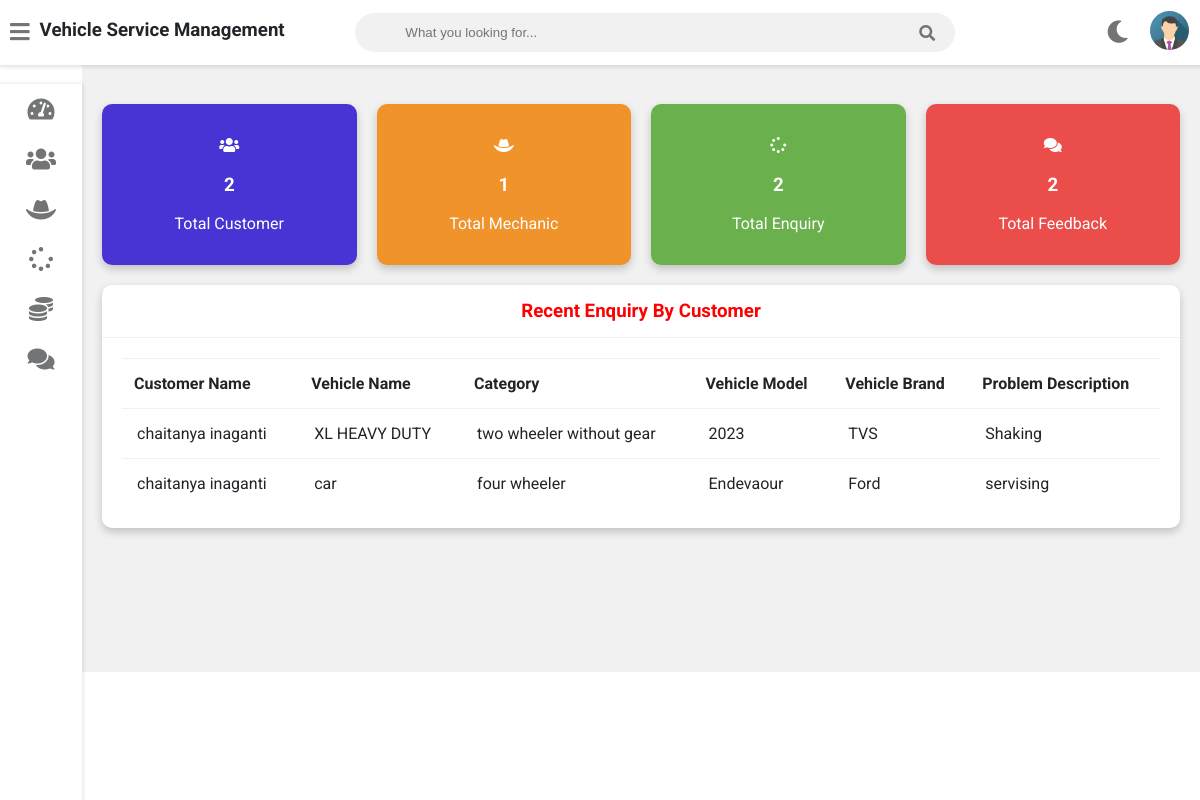
Screenshot of /admin-dashboard (signed in) with the database file from the repository.
### vehicleserviceapp/models.py (models this page shows, shortened)
class Customer(models.Model):
    user=models.OneToOneField(User,on_delete=models.CASCADE)
    profile_pic= models.ImageField(upload_to='profile_pic/CustomerProfilePic/',null=True,blank=True)
    address = models.CharField(max_length=40)
    mobile = models.CharField(max_length=20,null=False)
    @property
    def get_name(self):
        return self.user.first_name+" "+self.user.last_name

class Request(models.Model):
    cat=(('two wheeler with gear','two wheeler with gear'),('two wheeler without gear','two wheeler without gear'),('three wheeler','three wheeler'),('four wheeler','four wheeler'))
    category=models.CharField(max_length=50,choices=cat)
    vehicle_no=models.PositiveIntegerField(null=False)
    vehicle_name = models.CharField(max_length=40,null=False)
    vehicle_model = models.CharField(max_length=40,null=False)
    vehicle_brand = models.CharField(max_length=40,null=False)
    problem_description = models.CharField(max_length=500,null=False)
    date=models.DateField(auto_now=True)
    cost=models.PositiveIntegerField(null=True)
    customer=models.ForeignKey('Customer', on_delete=models.CASCADE,null=True)
    mechanic=models.ForeignKey('Mechanic',on_delete=models.CASCADE,null=True)
    stat=(('Pending','Pending'),('Approved','Approved'),('Repairing','Repairing'),('Repairing Done','Repairing Done'),('Released','Released'))
    status=models.CharField(max_length=50,choices=stat,default='Pending',null=True)

### vehicleserviceapp/views.py (the view)
# urls.py: path('admin-dashboard', views.admin_dashboard_view,name='admin-dashboard'),
@login_required(login_url='adminlogin')
def admin_dashboard_view(request):
    enquiry=models.Request.objects.all().order_by('-id')
    customers=[]
    for enq in enquiry:
        customer=models.Customer.objects.get(id=enq.customer_id)
        customers.append(customer)
    dict={
    'total_customer':models.Customer.objects.all().count(),
    'total_mechanic':models.Mechanic.objects.all().count(),
    'total_request':models.Request.objects.all().count(),
    'total_feedback':models.Feedback.objects.all().count(),
    'data':zip(customers,enquiry),
    }
    return render(request,'vehicle/admin_dashboard.html',context=dict)

### templates/vehicle/admin_dashboard.html
{% extends 'vehicle/adminbase.html' %}
{% load static %}
{% block content %}
	<div class="wrapper">
		<div class="row">
			<div class="col-3 col-m-6 col-sm-6">
				<div class="counter bg-primary">
					<p>
						<i class="fas fa-users"></i>
					</p>
					<h3>{{total_customer}}</h3>
					<p>Total Customer</p>
				</div>
			</div>
			<div class="col-3 col-m-6 col-sm-6">
				<div class="counter bg-warning">
					<p>
						<i class="fas fa-hat-cowboy"></i>
					</p>
					<h3>{{total_mechanic}}</h3>
					<p>Total Mechanic</p>
				</div>
			</div>
			<div class="col-3 col-m-6 col-sm-6">
				<div class="counter bg-success">
					<p>
						<i class="fas fa-spinner"></i>
					</p>
					<h3>{{total_request}}</h3>
					<p>Total Enquiry</p>
				</div>
			</div>
			<div class="col-3 col-m-6 col-sm-6">
				<div class="counter bg-danger">
					<p>
						<i class="fas fa-comments"></i>
					</p>
					<h3>{{total_feedback}}</h3>
					<p>Total Feedback</p>
				</div>
			</div>
		</div>
		<div class="row">
			<div class="col-12 col-m-12 col-sm-12">
				<div class="card">
					<div class="card-header">
						<h3 style="color:red; text-align:center" >Recent Enquiry By Customer
						</h3>
					</div>
					<div class="card-content">
						<table>
							<thead>
								<tr>
									<th>Customer Name</th>
									<th>Vehicle Name</th>
									<th>Category</th>
									<th>Vehicle Model</th>
									<th>Vehicle Brand</th>
									<th>Problem Description</th>
								</tr>
							</thead>
							<tbody>
								{% for c,r in data %}
								<tr>
									<td> {{c.get_name}}</td>
									<td> {{r.vehicle_name}}</td>
									<td>{{r.category}}</td>
									<td>{{r.vehicle_model}}</td>
									<td>{{r.vehicle_brand}}</td>
									<td>{{r.problem_description}}</td>
								</tr>
								{% endfor %}
							</tbody>
						</table>
					</div>
				</div>
			</div>
		</div>
  <br><br><br><br><br><br>
	</div>
{% endblock content %}

### templates/vehicle/adminbase.html (shortened to what this page needs)
<!DOCTYPE html>
{% load static %}
<html>
<head>
	<link rel="stylesheet" type="text/css" href="https://cdnjs.cloudflare.com/ajax/libs/Chart.js/2.9.3/Chart.min.css">
	<link rel="stylesheet" type="text/css" href="{% static "fontawesome-free/css/all.min.css" %}">
	<link rel="stylesheet" type="text/css" href="{% static "style.css" %}">
</head>
<body class="overlay-scrollbar">
	<div class="navbar">
		<ul class="navbar-nav">
			<li class="nav-item">
				<a class="nav-link">
					<i class="fas fa-bars" onclick="collapseSidebar()"></i>
				</a>
			</li>
			<li class="nav-item">
				<h3>Vehicle Service Management</h3>
			</li>
		</ul>
		<form class="navbar-search">
			<input type="text" name="Search" class="navbar-search-input" placeholder="What you looking for...">
			<i class="fas fa-search"></i>
		</form>
		<ul class="navbar-nav nav-right">
			<li class="nav-item mode">
				<a class="nav-link" href="#" onclick="switchTheme()">
					<i class="fas fa-moon dark-icon"></i>
				</a>
			</li>
			<li class="nav-item avt-wrapper">
				<div class="avt dropdown">
					<img src="{% static "images/admin.png" %}" alt="User image" class="dropdown-toggle" data-toggle="user-menu">
				</div>
			</li>
		</ul>
	</div>
	<div class="sidebar">
		<ul class="sidebar-nav">
			<li class="sidebar-nav-item">
				<a href="/admin-dashboard" class="sidebar-nav-link">
					<div>
						<i class="fas fa-tachometer-alt"></i>
					</div>
				</a>
			</li>
			<li class="sidebar-nav-item">
				<a href="/admin-customer" class="sidebar-nav-link">
					<div>
						<i class="fas fa-users"></i>
					</div>
				</a>
			</li>
			<li  class="sidebar-nav-item">
				<a href="/admin-mechanic" class="sidebar-nav-link">
					<div>
					<i class="fas fa-hat-cowboy"></i>
					</div>
				</a>
			</li>
			<li  class="sidebar-nav-item">
				<a href="/admin-request" class="sidebar-nav-link">
					<div>
						<i class="fas fa-spinner"></i>
					</div>
				</a>
			</li>
			<li  class="sidebar-nav-item">
				<a href="/admin-report" class="sidebar-nav-link">
					<div>
						<i class="fas fa-coins"></i>
					</div>
				</a>
			</li>
			<li  class="sidebar-nav-item">
				<a href="/admin-feedback" class="sidebar-nav-link">
					<div>
					<i class="fas fa-comments"></i>
					</div>
				</a>
			</li>
		</ul>
	</div>
<div>
	<div class="content">
		{% block content %}
		{% endblock content %}
	</div>
</div>
</body>
</html>

### static/style.css (style rules this page uses)
:root { --primary-color: #4834d4; --success-color: #6ab04c; --warning-color: #f0932b; --danger-color: #eb4d4b; --light-color: #212529; --light-second-color: #727475; --light-background: #ffffff; --light-second-background: #f1f1f1; --dark-color: #909090; --dark-second-color: #f5f6fa; --dark-background: #23242D; --dark-second-background: #181818; }
.light { --main-bg-color: var(--light-background); --second-bg-color: var(--light-second-background); --main-color: var(--light-color); --second-color: var(--light-second-color); }
.bg-primary { background: var(--primary-color); }
.bg-success { background: var(--success-color); }
.bg-warning { background: var(--warning-color); }
.bg-danger { background: var(--danger-color); }
* { box-sizing: border-box; }
body { font-family: 'Roboto', sans-serif; background: var(--main-bg-color); color: var(--main-color); margin: 0; }
.navbar { display: flex; flex-direction: row; background: var(--main-bg-color); color: var(--main-color); position: fixed; top: 0; right: 0; left: 0; z-index: 101; box-shadow: rgba(0,0,0,0.12) 0px 1px 4px 1px; }
.navbar-nav { list-style: none; display: flex; flex-direction: row; padding-left: 0; margin-bottom: 0; margin-top: 0; }
.nav-link { float: left; text-align: center; padding: 21px 10px; text-decoration: none; font-size: 17px; color: var(--second-color); position: relative; }
.navbar-nav i { font-size: 1.4rem; }
.nav-right { margin-left: auto; }
.navbar-search { position: relative; margin: auto; width: 50%; }
.navbar-search input { background: var(--second-bg-color); border: none; padding: 12px 50px 12px 50px; width: 100%; outline: none; color: var(--main-color); border-radius: 20px; }
.navbar-search i { position: absolute; top: 50%; right: 20px; transform: translateY(-50%); color: var(--second-color); cursor: pointer; }
.avt img { width: 39px; height: 39px; border-radius: 50%; }
.avt { padding: 11px }
.dropdown { position: relative; }
.wrapper { padding: 10px; margin-left: 82px; padding-top: 75px; background: var(--second-bg-color); transition: margin-left .5s; }
.sidebar { width: 82px; height: 100vh; position: fixed; margin-top: 65px; background: var(--main-bg-color); box-shadow: rgba(0,0,0,0.12) 0px 1px 4px 1px; overflow: hidden; z-index: 100; transition: width .5s; }
.sidebar-nav { list-style: none; padding: 0; margin: 0; display: flex; flex-direction: column; align-items: center; height: 100vh; }
.sidebar-nav-item { width: 100%; }
.sidebar-nav-link { display: flex; align-items: center; color: var(--main-color); text-decoration: none; }
.sidebar-nav-link i { font-size: 1.5rem; color: var(--second-color); position: absolute; left: 50%; top: 50%; transform: translate(-50%, -50%); }
.sidebar-nav-link div { min-width: 82px; height: 50px; position: relative; }
.row { display: flex; flex-wrap: wrap; flex-direction: row; }
.row:after, .row:before { box-sizing: border-box; }
[class*="col-"] { padding: 10px; }
@media only screen and (min-width: 600px) { .col-sm-6 { width: 50%; } }
@media only screen and (min-width: 600px) { .col-sm-12 { width: 100%; } }
@media only screen and (min-width: 768px) { .col-m-6 { width: 50%; } }
@media only screen and (min-width: 768px) { .col-m-12 { width: 100%; } }
@media only screen and (min-width: 992px) { .col-3 { width: 25%; } }
@media only screen and (min-width: 992px) { .col-12 { width: 100%; } }
.counter { padding: 16px; text-align: center; color: #fff; border-radius: 10px; box-shadow: 0 4px 8px 0 rgba(0,0,0,0.2); }
.card { background: var(--main-bg-color); color: var(--main-color); border-radius: 10px; margin-bottom: 10px; box-shadow: 0 4px 8px 0 rgba(0,0,0,0.2); }
.card-header { padding: 15px 30px; border-bottom: 1px solid var(--second-bg-color); position: relative; }
.card-header h3 { margin: 0; }
.card-content { padding: 20px; overflow-x: auto; }
table { border-collapse: collapse; width: 100%; }
table td { border-top: 1px solid var(--second-bg-color); padding: 15px; }
table th { border-top: 1px solid var(--second-bg-color); border-bottom: 1px solid var(--second-bg-color); padding: 15px 12px; text-align: left; }

### rows the page displays
Customer: get_name "chaitanya inaganti", vehicle_name "XL HEAVY DUTY", category "two wheeler without gear", vehicle_model "2023", vehicle_brand "TVS", problem_description "Shaking", vehicle_name "car", category "four wheeler", vehicle_model "Endevaour", vehicle_brand "Ford", problem_description "servising"

### other values shown
{{ total_customer }} "2"
{{ total_mechanic }} "1"
{{ total_request }} "2"
{{ total_feedback }} "2"
